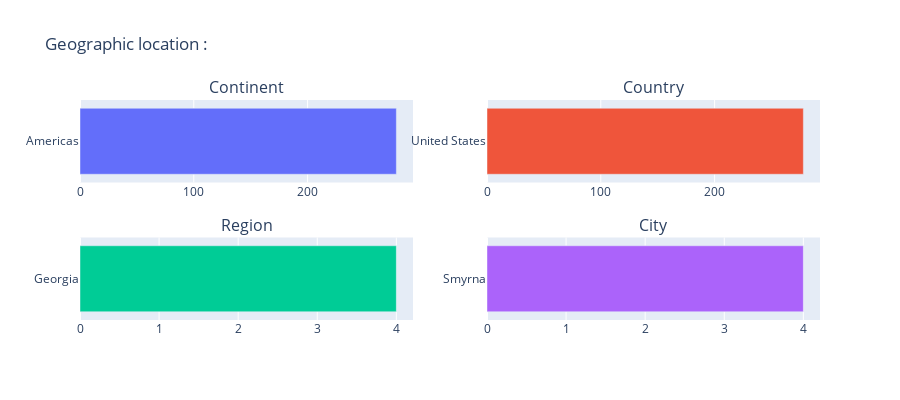

Notebook cell for this chart:
### Markdown cell above
### Geographic location

### Code cell
plot_geo(df_viz,flg=0)
#plot_geo(df_viz,flg=1)
#plot_geo(df_viz,flg=2)

### Figure 1 — Plotly figure (JSON) as saved in the notebook; plotly's stock layout.template omitted (floating-point values rounded to 4 significant figures)
{"data": [{"orientation": "h", "type": "bar", "x": [278], "xaxis": "x", "y": ["Americas"], "yaxis": "y"}, {"orientation": "h", "type": "bar", "x": [278], "xaxis": "x2", "y": ["United States"], "yaxis": "y2"}, {"orientation": "h", "type": "bar", "x": [4], "xaxis": "x3", "y": ["Georgia"], "yaxis": "y3"}, {"orientation": "h", "type": "bar", "x": [4], "xaxis": "x4", "y": ["Smyrna"], "yaxis": "y4"}], "layout": {"annotations": [{"font": {"size": 16}, "showarrow": false, "text": "Continent", "x": 0.225, "xanchor": "center", "xref": "paper", "y": 1, "yanchor": "bottom", "yref": "paper"}, {"font": {"size": 16}, "showarrow": false, "text": "Country", "x": 0.775, "xanchor": "center", "xref": "paper", "y": 1, "yanchor": "bottom", "yref": "paper"}, {"font": {"size": 16}, "showarrow": false, "text": "Region", "x": 0.225, "xanchor": "center", "xref": "paper", "y": 0.375, "yanchor": "bottom", "yref": "paper"}, {"font": {"size": 16}, "showarrow": false, "text": "City", "x": 0.775, "xanchor": "center", "xref": "paper", "y": 0.375, "yanchor": "bottom", "yref": "paper"}], "height": 400, "showlegend": false, "title": {"text": "Geographic location : "}, "xaxis": {"anchor": "y", "domain": [0, 0.45]}, "xaxis2": {"anchor": "y2", "domain": [0.55, 1]}, "xaxis3": {"anchor": "y3", "domain": [0, 0.45]}, "xaxis4": {"anchor": "y4", "domain": [0.55, 1]}, "yaxis": {"anchor": "x", "domain": [0.625, 1]}, "yaxis2": {"anchor": "x2", "domain": [0.625, 1]}, "yaxis3": {"anchor": "x3", "domain": [0, 0.375]}, "yaxis4": {"anchor": "x4", "domain": [0, 0.375]}}}
